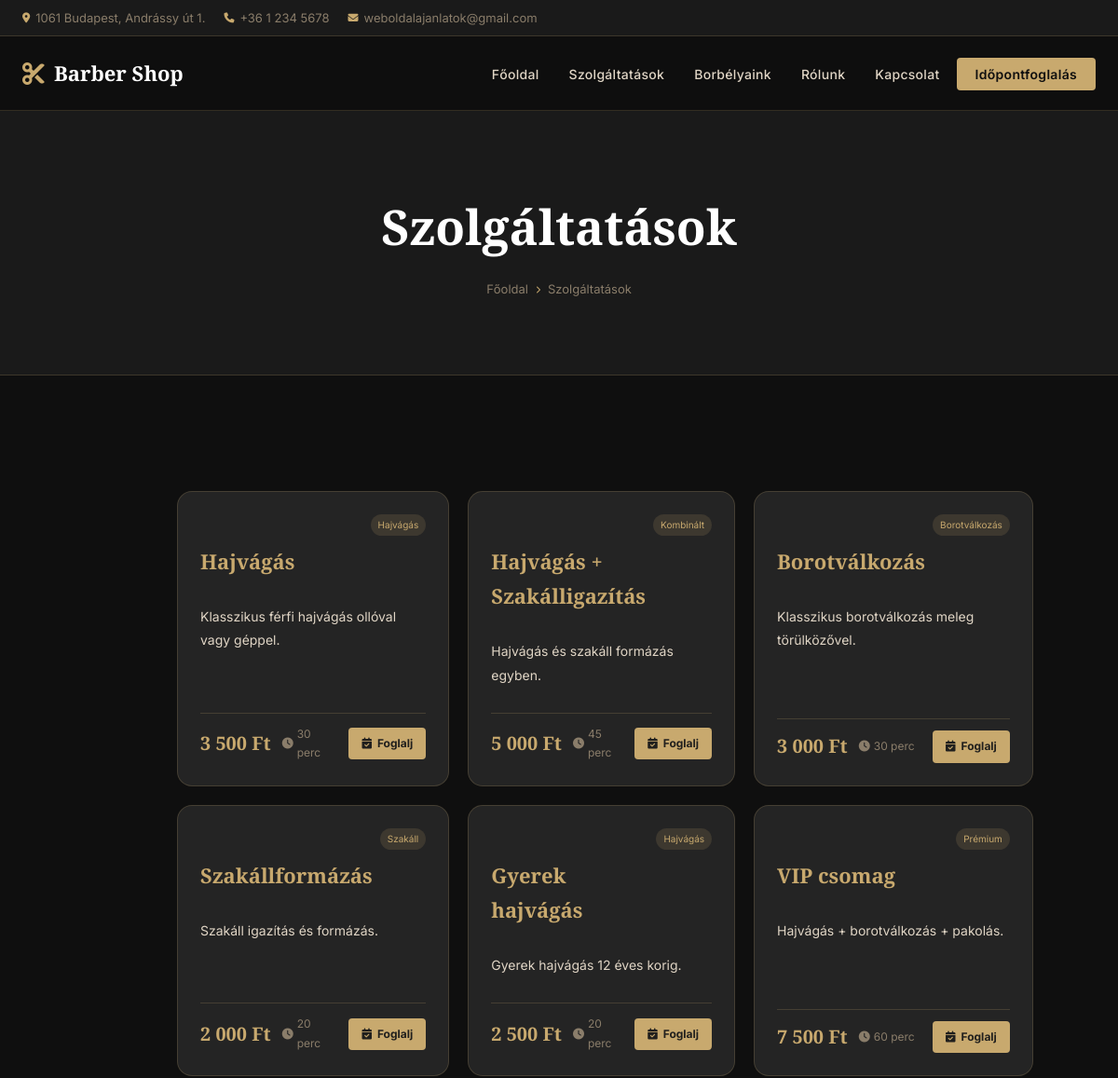
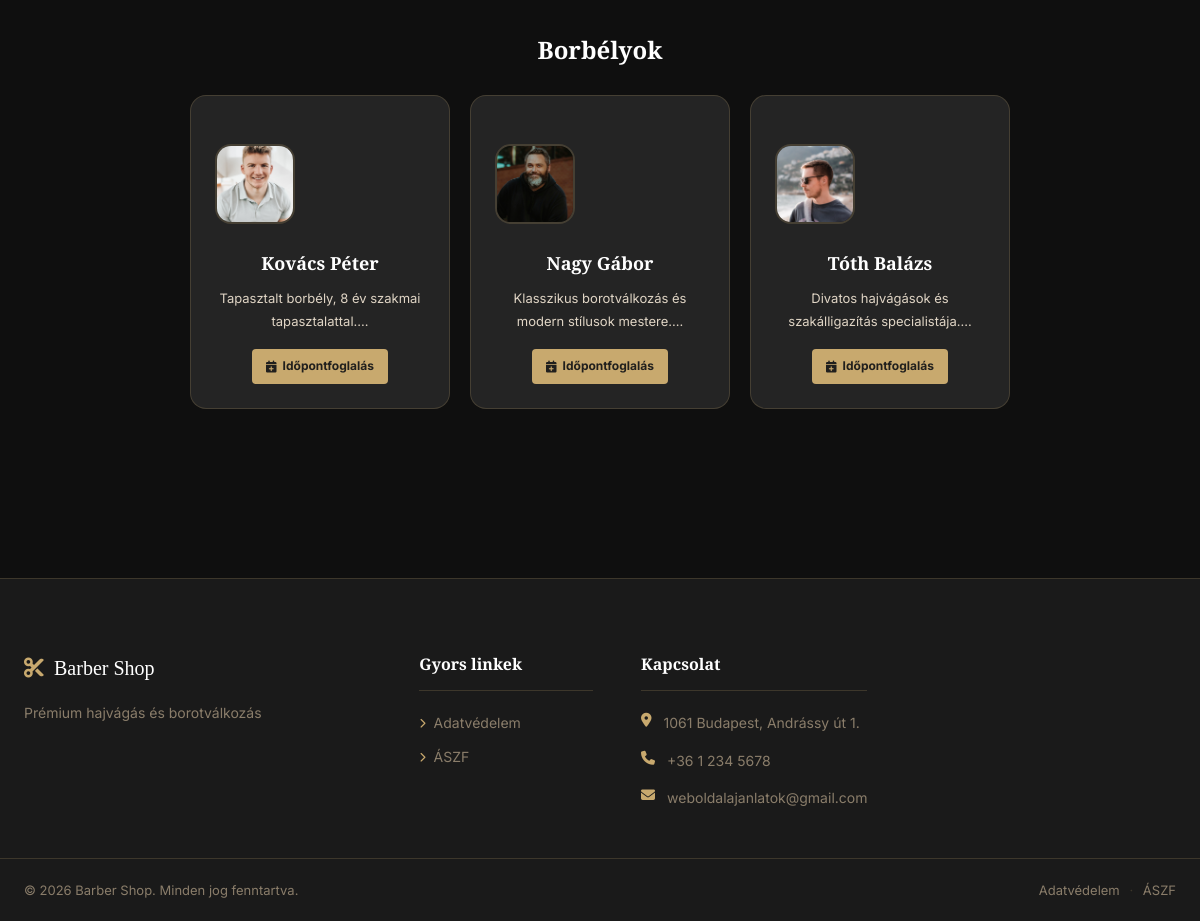
The page /page.php?slug=szolgaltatasok on the database its author committed (2 pictures, top to bottom).
### tables this page shows
CREATE TABLE `menu_items` (
  `id` int(11) NOT NULL,
  `menu_id` int(11) NOT NULL,
  `parent_id` int(11) DEFAULT 0,
  `label` varchar(100) NOT NULL,
  `url` varchar(255) DEFAULT NULL,
  `page_id` int(11) DEFAULT NULL,
  `sort_order` int(11) DEFAULT 0,
  `target` varchar(20) DEFAULT '_self'
);

CREATE TABLE `pages` (
  `id` int(11) NOT NULL,
  `title` varchar(255) NOT NULL,
  `slug` varchar(255) NOT NULL,
  `content` longtext DEFAULT NULL,
  `meta_title` varchar(255) DEFAULT NULL,
  `meta_description` text DEFAULT NULL,
  `schema_type` varchar(50) DEFAULT 'WebPage',
  `status` enum('published','draft') DEFAULT 'draft',
  `sort_order` int(11) DEFAULT 0,
  `created_at` timestamp NOT NULL DEFAULT current_timestamp(),
  `updated_at` timestamp NOT NULL DEFAULT current_timestamp() ON UPDATE current_timestamp()
);

CREATE TABLE `services` (
  `id` int(11) NOT NULL,
  `name` varchar(100) NOT NULL,
  `description` text DEFAULT NULL,
  `duration` int(11) NOT NULL DEFAULT 30,
  `price` decimal(10,2) NOT NULL DEFAULT 0.00,
  `category` varchar(50) DEFAULT 'Hajvágás',
  `sort_order` int(11) DEFAULT 0,
  `active` tinyint(1) DEFAULT 1
);

CREATE TABLE `staff` (
  `id` int(11) NOT NULL,
  `name` varchar(100) NOT NULL,
  `bio` text DEFAULT NULL,
  `photo` varchar(255) DEFAULT NULL,
  `email` varchar(100) DEFAULT NULL,
  `phone` varchar(30) DEFAULT NULL,
  `sort_order` int(11) DEFAULT 0,
  `active` tinyint(1) DEFAULT 1,
  `created_at` timestamp NOT NULL DEFAULT current_timestamp()
);

CREATE TABLE `settings` (
  `setting_key` varchar(100) NOT NULL,
  `setting_value` text DEFAULT NULL
);

### includes/functions.php (called while the page is built, shortened)
<?php
function get_setting(string $key, string $default = ''): string {
    global $pdo;
    static $cache = [];
    if (array_key_exists($key, $cache)) return $cache[$key];
    $stmt = $pdo->prepare("SELECT setting_value FROM settings WHERE setting_key = ? LIMIT 1");
    $stmt->execute([$key]);
    $val = $stmt->fetchColumn();
    $cache[$key] = ($val !== false) ? $val : $default;
    return $cache[$key];
}
function e(?string $str): string {
    return htmlspecialchars((string)($str ?? ''), ENT_QUOTES, 'UTF-8');
}

### includes/shortcodes.php (the view, shortened to what this page needs)
<?php
function process_shortcodes(string $content): string {
    $content = html_entity_decode($content, ENT_QUOTES | ENT_HTML5, 'UTF-8');
  $content = str_replace(
    ["\u{201C}", "\u{201D}", "\u{2018}", "\u{2019}", '&#8220;', '&#8221;', '&#8216;', '&#8217;'],
    ['"',        '"',        "'",         "'",        '"',       '"',       "'",       "'"],
    $content
);
    $content = preg_replace_callback(
        '/\[services(\s[^\]]+)?\]/',
        'shortcode_services',
        $content
    );
    $content = preg_replace_callback(
        '/\[staff(\s[^\]]+)?\]/',
        'shortcode_staff',
        $content
    );
    $content = preg_replace_callback(
        '/\[booking_button(\s[^\]]+)?\]/',
        'shortcode_booking_button',
        $content
    );
    $content = preg_replace_callback(
        '/\[map\]/',
        'shortcode_map',
        $content
    );
    $content = preg_replace_callback(
        '/\[opening_hours\]/',
        'shortcode_opening_hours',
        $content
    );
    return $content;
}
function parse_shortcode_atts(string $str, array $defaults = []): array {
    $atts = $defaults;
    $str = html_entity_decode($str ?? '', ENT_QUOTES | ENT_HTML5, 'UTF-8');
    $str = str_replace(
    ["\u{201C}", "\u{201D}", "\u{2018}", "\u{2019}"],
    ['"',        '"',        "'",         "'"],
    $str
);
    return $atts;
}
function shortcode_services(array $matches): string {
    global $pdo;
    $atts = parse_shortcode_atts($matches[1] ?? '', [
        'limit'    => '99',
        'category' => '',
        'columns'  => '3',
    ]);
    $atts['category'] = html_entity_decode($atts['category'], ENT_QUOTES | ENT_HTML5, 'UTF-8');
    $where  = ["active = 1"];
    $params = [];
    $sql = "SELECT * FROM services WHERE "
         . implode(' AND ', $where)
         . " ORDER BY sort_order ASC LIMIT "
         . (int)$atts['limit'];
    $stmt = $pdo->prepare($sql);
    $stmt->execute($params);
    $services = $stmt->fetchAll();
    $cols = max(1, min(4, (int)$atts['columns']));
    ?>
    <div class="sc-services-grid sc-cols-<?= $cols ?>">
        <?php foreach ($services as $svc): ?>
        <div class="sc-service-card">
            <div class="sc-service-header">
                <h3><?= e($svc['name']) ?></h3>
                <?php if ($svc['category']): ?>
                    <span class="sc-category-badge"><?= e($svc['category']) ?></span>
                <?php endif; ?>
            </div>
            <?php if ($svc['description']): ?>
                <p class="sc-service-desc"><?= e($svc['description']) ?></p>
            <?php endif; ?>
            <div class="sc-service-footer">
                <span class="sc-price">
                    <?= number_format((float)$svc['price'], 0, ',', ' ') ?> Ft
                </span>
                <span class="sc-duration">
                    <i class="fas fa-clock"></i> <?= (int)$svc['duration'] ?> perc
                </span>
                <a href="<?= BASE_URL ?>/foglalas" class="sc-book-btn">
                    <i class="fas fa-calendar-check"></i> Foglalj
                </a>
            </div>
        </div>
        <?php endforeach; ?>
    </div>
    <?php
    return ob_get_clean();
}
function shortcode_staff(array $matches): string {
    global $pdo;
    $atts = parse_shortcode_atts($matches[1] ?? '', [
        'limit' => '99',
    ]);
    $stmt = $pdo->prepare(
        "SELECT * FROM staff WHERE active = 1 ORDER BY sort_order ASC LIMIT " . (int)$atts['limit']
    );
    $stmt->execute();
    $staff = $stmt->fetchAll();
    ?>
    <div class="sc-staff-grid">
        <?php foreach ($staff as $s): ?>
        <div class="sc-staff-card">
            <?php if ($s['photo']): ?>
                <img src="<?= UPLOAD_URL . e($s['photo']) ?>" alt="<?= e($s['name']) ?>">
            <?php else: ?>
                <div class="sc-staff-avatar"><i class="fas fa-user-tie"></i></div>
            <?php endif; ?>
            <h4><?= e($s['name']) ?></h4>
            <?php if ($s['bio']): ?>
                <p><?= e(mb_substr($s['bio'], 0, 100)) ?>...</p>
            <?php endif; ?>
            <a href="<?= BASE_URL ?>/foglalas?staff=<?= (int)$s['id'] ?>" class="sc-book-btn">
                <i class="fas fa-calendar-plus"></i> Időpontfoglalás
            </a>
        </div>
        <?php endforeach; ?>
    </div>
    <?php
    return ob_get_clean();
}
    ?>

### templates/header.php (shortened to what this page needs)
<?php
require_once __DIR__ . '/../includes/db.php';
$site_name    = get_setting('site_name', 'Barber Shop');
$site_phone   = get_setting('site_phone', '');
$site_email   = get_setting('site_email', '');
$site_address = get_setting('site_address', '');
$site_logo    = get_setting('site_logo', '');
$facebook_url = get_setting('facebook_url', '');
$instagram_url= get_setting('instagram_url', '');
$favicon      = get_setting('site_favicon', '');
$header_menu = [];
$menu_row = $pdo->query("SELECT id FROM menus WHERE location='header' LIMIT 1")->fetch();
if ($menu_row) {
    $stmt = $pdo->prepare("SELECT * FROM menu_items WHERE menu_id=? AND parent_id=0 ORDER BY sort_order ASC");
    $stmt->execute([$menu_row['id']]);
    $header_menu = $stmt->fetchAll();
}
$current_path = trim(parse_url($_SERVER['REQUEST_URI'], PHP_URL_PATH), '/');
$current_path = preg_replace('#^barber/?#', '', $current_path);
?>
<!DOCTYPE html>
<html lang="hu">
<head>
    <link rel="stylesheet" href="<?= BASE_URL ?>/assets/css/style.css">
    <link rel="stylesheet" href="https://cdnjs.cloudflare.com/ajax/libs/font-awesome/6.5.0/css/all.min.css">
</head>
<body>
<div class="topbar">
    <div class="container">
        <div class="topbar-left">
            <?php if ($site_address): ?>
            <span><i class="fas fa-map-marker-alt"></i> <?= e($site_address) ?></span>
            <?php endif; ?>
            <?php if ($site_phone): ?>
            <a href="tel:<?= e($site_phone) ?>"><i class="fas fa-phone"></i> <?= e($site_phone) ?></a>
            <?php endif; ?>
            <?php if ($site_email): ?>
            <a href="mailto:<?= e($site_email) ?>"><i class="fas fa-envelope"></i> <?= e($site_email) ?></a>
            <?php endif; ?>
        </div>
    </div>
</div>
<header class="site-header" id="siteHeader">
    <div class="container">
        <div class="header-inner">
            <a href="<?= BASE_URL ?>/" class="site-logo">
                <?php if ($site_logo): ?>
                    <img src="<?= UPLOAD_URL . e($site_logo) ?>" alt="<?= e($site_name) ?>">
                <?php else: ?>
                    <span class="logo-icon"><i class="fas fa-cut"></i></span>
                    <span class="logo-text"><?= e($site_name) ?></span>
                <?php endif; ?>
            </a>
            <nav class="main-nav" id="mainNav">
                <ul>
                    <?php foreach ($header_menu as $item): ?>
                    <?php
                    $item_path = trim(parse_url($item['url'], PHP_URL_PATH), '/');
                    $item_path = preg_replace('#^barber/?#', '', $item_path);
                    $is_active = ($current_path === $item_path) ||
                                 ($item_path === '' && $current_path === '');
                    $is_booking = str_contains($item['url'], 'foglalas');
                    ?>
                    <li>
                        <a href="<?= e($item['url']) ?>"
                           class="<?= $is_active ? 'active' : '' ?> <?= $is_booking ? 'nav-booking-btn' : '' ?>"
                           <?= $item['target'] === '_blank' ? 'target="_blank" rel="noopener"' : '' ?>>
                            <?= e($item['label']) ?>
                        </a>
                    </li>
                    <?php endforeach; ?>
                </ul>
            </nav>
        </div>
    </div>
</header>

### page.php (shortened to what this page needs)
<?php
require_once 'includes/db.php';
require_once 'includes/functions.php';
require_once 'includes/shortcodes.php';
$slug = $_GET['slug'] ?? '';
$slug = preg_replace('/[^a-z0-9-]/', '', strtolower(trim($slug)));
$stmt = $pdo->prepare("SELECT * FROM pages WHERE slug=? AND status='published' LIMIT 1");
$stmt->execute([$slug]);
$page = $stmt->fetch();
    ?>
    <?php
$page_meta_title = $page['meta_title'] ?: ($page['title'] . ' – ' . get_setting('site_name'));
$page_meta_desc  = $page['meta_description'] ?: get_setting('meta_description');
require_once 'templates/header.php';
?>
<div class="page-hero">
    <div class="container">
        <h1><?= e($page['title']) ?></h1>
        <div class="page-breadcrumb">
            <a href="<?= BASE_URL ?>/">Főoldal</a>
            <i class="fas fa-chevron-right"></i>
            <span><?= e($page['title']) ?></span>
        </div>
    </div>
</div>
<section class="section section-dark">
    <div class="container">
        <div class="page-content">
    <?= process_shortcodes($page['content']) ?>
</div>
    </div>
</section>
<?php require_once 'templates/footer.php'; ?>

### templates/footer.php (shortened to what this page needs)
<?php
$footer_menu = [];
$fmenu_row = $pdo->query("SELECT id FROM menus WHERE location='footer' LIMIT 1")->fetch();
if ($fmenu_row) {
    $stmt = $pdo->prepare("SELECT * FROM menu_items WHERE menu_id=? ORDER BY sort_order ASC");
    $stmt->execute([$fmenu_row['id']]);
    $footer_menu = $stmt->fetchAll();
}
$footer_text  = get_setting('footer_text', '© ' . date('Y') . ' ' . $site_name);
$maps_embed   = get_setting('google_maps_embed', '');
?>
<footer class="site-footer">
    <div class="footer-top">
        <div class="container">
            <div class="footer-grid">
                <div class="footer-col footer-about">
                    <a href="<?= BASE_URL ?>/" class="footer-logo">
                        <?php if ($site_logo): ?>
                            <img src="<?= UPLOAD_URL . e($site_logo) ?>" alt="<?= e($site_name) ?>">
                        <?php else: ?>
                            <i class="fas fa-cut"></i> <?= e($site_name) ?>
                        <?php endif; ?>
                    </a>
                    <p><?= e(get_setting('site_tagline', '')) ?></p>
                </div>
                <div class="footer-col">
                    <h4>Gyors linkek</h4>
                    <ul class="footer-links">
                        <?php foreach ($footer_menu as $item): ?>
                        <li>
                            <a href="<?= e($item['url']) ?>">
                                <i class="fas fa-chevron-right"></i> <?= e($item['label']) ?>
                            </a>
                        </li>
                        <?php endforeach; ?>
                    </ul>
                </div>
                <div class="footer-col">
                    <h4>Kapcsolat</h4>
                    <ul class="footer-contact">
                        <?php if ($site_address): ?>
                        <li>
                            <i class="fas fa-map-marker-alt"></i>
                            <span><?= e($site_address) ?></span>
                        </li>
                        <?php endif; ?>
                        <?php if ($site_phone): ?>
                        <li>
                            <i class="fas fa-phone"></i>
                            <a href="tel:<?= e($site_phone) ?>"><?= e($site_phone) ?></a>
                        </li>
                        <?php endif; ?>
                        <?php if ($site_email): ?>
                        <li>
                            <i class="fas fa-envelope"></i>
                            <a href="mailto:<?= e($site_email) ?>"><?= e($site_email) ?></a>
                        </li>
                        <?php endif; ?>
                    </ul>
                </div>
            </div>
        </div>
    </div>
    <div class="footer-bottom">
        <div class="container">
            <p><?= e($footer_text) ?></p>
            <p>
                <a href="<?= BASE_URL ?>/adatvedelem">Adatvédelem</a>
                <span>·</span>
                <a href="<?= BASE_URL ?>/aszf">ÁSZF</a>
            </p>
        </div>
    </div>
</footer>
</body>
</html>

### page.php (style rules this page uses)
.page-content { max-width: 820px; margin: 0 auto; }
.page-content h1,.page-content h2,.page-content h3 { font-family:var(--font-serif); color:var(--white); margin:32px 0 16px; }
.page-content h3 { font-size:22px; color:var(--gold); }
.page-content p { color:var(--text); line-height:1.8; margin-bottom:16px; }
.page-content a { color:#201f1d; }
.page-content img { border-radius:var(--radius-lg); margin:24px 0; max-width:100%; }

### rows shown on the page
menu_items: label "Főoldal"
menu_items: label "Szolgáltatások"
menu_items: label "Borbélyaink"
menu_items: label "Rólunk"
menu_items: label "Kapcsolat"
menu_items: label "Időpontfoglalás"
pages: title "Szolgáltatások"
services: name "Hajvágás", category "Hajvágás", description "Klasszikus férfi hajvágás ollóval vagy géppel.", price "3 500", duration "30"
services: name "Hajvágás + Szakálligazítás", category "Kombinált", description "Hajvágás és szakáll formázás egyben.", price "5 000", duration "45"
services: name "Borotválkozás", category "Borotválkozás", description "Klasszikus borotválkozás meleg törülközővel.", price "3 000", duration "30"
services: name "Szakállformázás", category "Szakáll", description "Szakáll igazítás és formázás.", price "2 000", duration "20"
services: name "Gyerek hajvágás", category "Hajvágás", description "Gyerek hajvágás 12 éves korig.", price "2 500", duration "20"
services: name "VIP csomag", category "Prémium", description "Hajvágás + borotválkozás + pakolás.", price "7 500", duration "60"
staff: photo (picture), name "Kovács Péter", bio "Tapasztalt borbély, 8 év szakmai tapasztalattal."
staff: photo (picture), name "Nagy Gábor", bio "Klasszikus borotválkozás és modern stílusok mestere."
staff: photo (picture), name "Tóth Balázs", bio "Divatos hajvágások és szakálligazítás specialistája."
settings: setting_value "Prémium hajvágás és borotválkozás"
menu_items: label "Adatvédelem"
menu_items: label "ÁSZF"

### other values the page prints
$site_address "1061 Budapest, Andrássy út 1."
$site_phone "+36 1 234 5678"
$site_email "weboldalajanlatok@gmail.com"
$site_name "Barber Shop"
process_shortcodes($page['content']) "Borbélyok"
$footer_text "© 2026 Barber Shop. Minden jog fenntartva."
